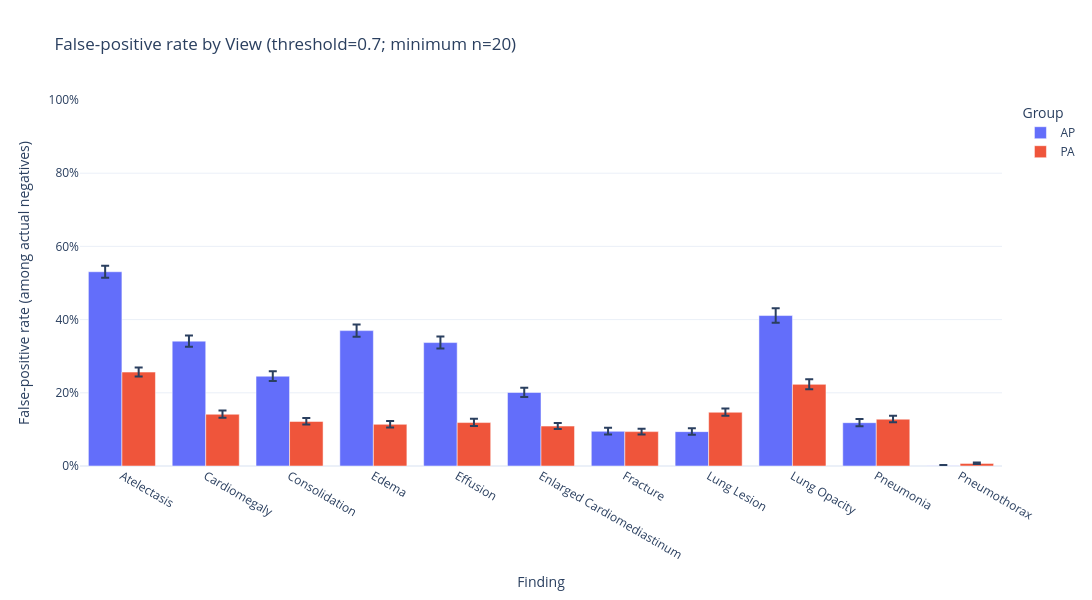
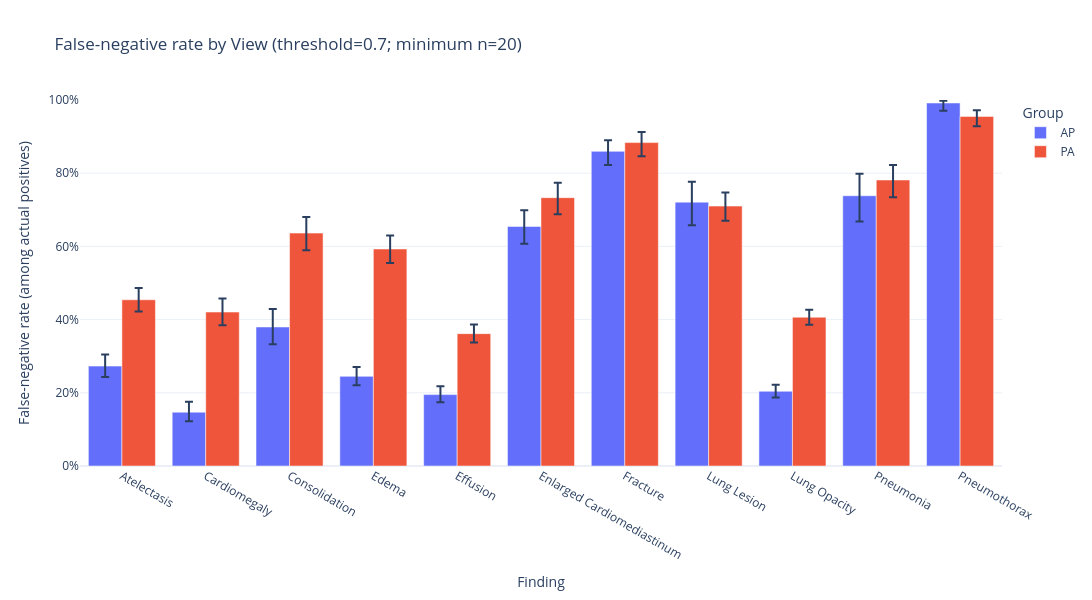
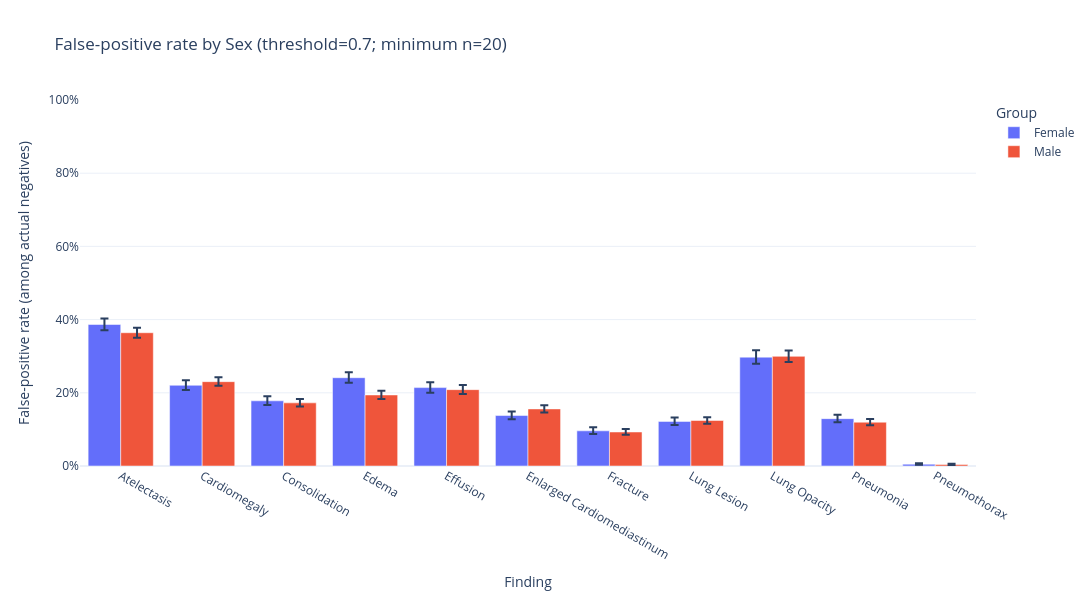
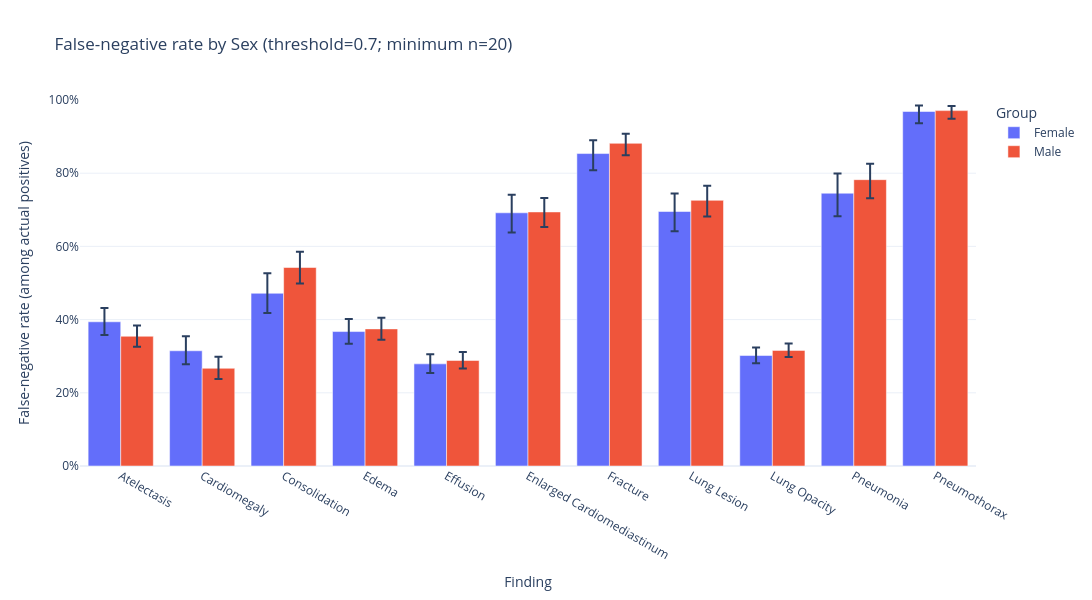

Notebook code for these charts, in order:
### Markdown cell above
### Rerun with threshold of 0.5

### Code cell
show_fp_fn_characteristics(0.5)

### Figure 1 — Plotly figure (JSON) as saved in the notebook; plotly's stock layout.template omitted (floating-point values rounded to 4 significant figures)
{"data": [{"alignmentgroup": "True", "customdata": [[4337.0, 3542.0, 1880.0, 0.5143, 0.5472], [4337.0, 3664.0, 1250.0, 0.326, 0.3567], [4337.0, 3950.0, 969.0, 0.2321, 0.259], [4337.0, 3206.0, 1186.0, 0.3534, 0.3868], [4337.0, 3081.0, 1039.0, 0.3207, 0.3541], [4337.0, 3923.0, 788.0, 0.1886, 0.2137], [4337.0, 3938.0, 373.0, 0.08596, 0.1043], [4337.0, 4122.0, 387.0, 0.08536, 0.1032], [4337.0, 2333.0, 959.0, 0.3913, 0.4312], [4337.0, 4165.0, 493.0, 0.1089, 0.1285], [4337.0, 4092.0, 4.0, 0.0003802, 0.002511]], "error_y": {"array": [0.01639, 0.01551, 0.01366, 0.01686, 0.01689, 0.01283, 0.009545, 0.009286, 0.0201, 0.01016, 0.001533], "arrayminus": [0.01646, 0.01518, 0.01317, 0.01655, 0.01648, 0.01224, 0.008755, 0.00853, 0.0198, 0.009461, 0.0005973]}, "hovertemplate": "Group=AP<br>Finding=%{x}<br>False-positive rate (among actual negatives)=%{y}<br>N_images=%{customdata[0]}<br>N_actual_negative=%{customdata[1]}<br>FP=%{customdata[2]}<br>FP_CI_low=%{customdata[3]}<br>FP_CI_high=%{customdata[4]}<extra></extra>", "legendgroup": "AP", "marker": {"color": "#636efa", "pattern": {"shape": ""}}, "name": "AP", "offsetgroup": "AP", "orientation": "v", "showlegend": true, "textposition": "auto", "type": "bar", "x": ["Atelectasis", "Cardiomegaly", "Consolidation", "Edema", "Effusion", "Enlarged Cardiomediastinum", "Fracture", "Lung Lesion", "Lung Opacity", "Pneumonia", "Pneumothorax"], "xaxis": "x", "y": [0.5308, 0.3412, 0.2453, 0.3699, 0.3372, 0.2009, 0.09472, 0.09389, 0.4111, 0.1184, 0.0009775], "yaxis": "y"}, {"alignmentgroup": "True", "customdata": [[5663.0, 4747.0, 1218.0, 0.2444, 0.2692], [5663.0, 4964.0, 702.0, 0.132, 0.1514], [5663.0, 5234.0, 637.0, 0.1131, 0.1308], [5663.0, 5017.0, 571.0, 0.1053, 0.1229], [5663.0, 4214.0, 500.0, 0.1092, 0.1288], [5663.0, 5262.0, 574.0, 0.1009, 0.1178], [5663.0, 5302.0, 498.0, 0.08637, 0.1021], [5663.0, 5142.0, 755.0, 0.1374, 0.1568], [5663.0, 3466.0, 773.0, 0.2095, 0.2372], [5663.0, 5329.0, 682.0, 0.1193, 0.1372], [5663.0, 5306.0, 38.0, 0.005222, 0.009814]], "error_y": {"array": [0.01262, 0.009971, 0.009136, 0.009085, 0.01011, 0.00871, 0.008149, 0.009938, 0.01416, 0.009238, 0.002653], "arrayminus": [0.01222, 0.009416, 0.008581, 0.008494, 0.009418, 0.00814, 0.007561, 0.009411, 0.01355, 0.008702, 0.001939]}, "hovertemplate": "Group=PA<br>Finding=%{x}<br>False-positive rate (among actual negatives)=%{y}<br>N_images=%{customdata[0]}<br>N_actual_negative=%{customdata[1]}<br>FP=%{customdata[2]}<br>FP_CI_low=%{customdata[3]}<br>FP_CI_high=%{customdata[4]}<extra></extra>", "legendgroup": "PA", "marker": {"color": "#EF553B", "pattern": {"shape": ""}}, "name": "PA", "offsetgroup": "PA", "orientation": "v", "showlegend": true, "textposition": "auto", "type": "bar", "x": ["Atelectasis", "Cardiomegaly", "Consolidation", "Edema", "Effusion", "Enlarged Cardiomediastinum", "Fracture", "Lung Lesion", "Lung Opacity", "Pneumonia", "Pneumothorax"], "xaxis": "x", "y": [0.2566, 0.1414, 0.1217, 0.1138, 0.1187, 0.1091, 0.09393, 0.1468, 0.223, 0.128, 0.007162], "yaxis": "y"}], "layout": {"barmode": "group", "height": 600, "legend": {"title": {"text": "Group"}, "tracegroupgap": 0}, "title": {"text": "False-positive rate by View (threshold=0.7; minimum n=20)"}, "width": 1250, "xaxis": {"anchor": "y", "domain": [0, 1], "title": {"text": "Finding"}}, "yaxis": {"anchor": "x", "domain": [0, 1], "range": [0, 1], "tickformat": ".0%", "title": {"text": "False-positive rate (among actual negatives)"}}}}

### Figure 2 — Plotly figure (JSON) as saved in the notebook; plotly's stock layout.template omitted (floating-point values rounded to 4 significant figures)
{"data": [{"alignmentgroup": "True", "customdata": [[4337.0, 795.0, 217.0, 0.2431, 0.305], [4337.0, 673.0, 99.0, 0.1223, 0.1759], [4337.0, 387.0, 147.0, 0.3329, 0.4292], [4337.0, 1131.0, 277.0, 0.2207, 0.2708], [4337.0, 1256.0, 245.0, 0.1741, 0.2179], [4337.0, 414.0, 271.0, 0.6076, 0.6988], [4337.0, 399.0, 343.0, 0.8221, 0.8903], [4337.0, 215.0, 155.0, 0.6575, 0.7766], [4337.0, 2004.0, 409.0, 0.187, 0.2223], [4337.0, 172.0, 127.0, 0.668, 0.7983], [4337.0, 245.0, 243.0, 0.9707, 0.9978]], "error_y": {"array": [0.032, 0.02876, 0.04931, 0.0259, 0.02283, 0.04419, 0.03066, 0.05568, 0.0182, 0.05997, 0.005922], "arrayminus": [0.02982, 0.02476, 0.04695, 0.02417, 0.02097, 0.04704, 0.03752, 0.06343, 0.01707, 0.07038, 0.02111]}, "hovertemplate": "Group=AP<br>Finding=%{x}<br>False-negative rate (among actual positives)=%{y}<br>N_images=%{customdata[0]}<br>N_actual_positive=%{customdata[1]}<br>FN=%{customdata[2]}<br>FN_CI_low=%{customdata[3]}<br>FN_CI_high=%{customdata[4]}<extra></extra>", "legendgroup": "AP", "marker": {"color": "#636efa", "pattern": {"shape": ""}}, "name": "AP", "offsetgroup": "AP", "orientation": "v", "showlegend": true, "textposition": "auto", "type": "bar", "x": ["Atelectasis", "Cardiomegaly", "Consolidation", "Edema", "Effusion", "Enlarged Cardiomediastinum", "Fracture", "Lung Lesion", "Lung Opacity", "Pneumonia", "Pneumothorax"], "xaxis": "x", "y": [0.273, 0.1471, 0.3798, 0.2449, 0.1951, 0.6546, 0.8596, 0.7209, 0.2041, 0.7384, 0.9918], "yaxis": "y"}, {"alignmentgroup": "True", "customdata": [[5663.0, 916.0, 416.0, 0.4222, 0.4865], [5663.0, 699.0, 294.0, 0.3845, 0.4575], [5663.0, 429.0, 273.0, 0.5898, 0.6805], [5663.0, 646.0, 383.0, 0.5546, 0.6301], [5663.0, 1449.0, 524.0, 0.3373, 0.3867], [5663.0, 401.0, 294.0, 0.6878, 0.7741], [5663.0, 361.0, 319.0, 0.8465, 0.9128], [5663.0, 521.0, 370.0, 0.6698, 0.7475], [5663.0, 2197.0, 893.0, 0.3861, 0.4271], [5663.0, 334.0, 261.0, 0.7341, 0.8224], [5663.0, 357.0, 341.0, 0.9284, 0.9722]], "error_y": {"array": [0.03237, 0.03693, 0.04412, 0.03723, 0.02508, 0.04093, 0.02911, 0.03731, 0.02068, 0.04098, 0.01705], "arrayminus": [0.03199, 0.03607, 0.04655, 0.03833, 0.02434, 0.04536, 0.03719, 0.04038, 0.02036, 0.04739, 0.02674]}, "hovertemplate": "Group=PA<br>Finding=%{x}<br>False-negative rate (among actual positives)=%{y}<br>N_images=%{customdata[0]}<br>N_actual_positive=%{customdata[1]}<br>FN=%{customdata[2]}<br>FN_CI_low=%{customdata[3]}<br>FN_CI_high=%{customdata[4]}<extra></extra>", "legendgroup": "PA", "marker": {"color": "#EF553B", "pattern": {"shape": ""}}, "name": "PA", "offsetgroup": "PA", "orientation": "v", "showlegend": true, "textposition": "auto", "type": "bar", "x": ["Atelectasis", "Cardiomegaly", "Consolidation", "Edema", "Effusion", "Enlarged Cardiomediastinum", "Fracture", "Lung Lesion", "Lung Opacity", "Pneumonia", "Pneumothorax"], "xaxis": "x", "y": [0.4541, 0.4206, 0.6364, 0.5929, 0.3616, 0.7332, 0.8837, 0.7102, 0.4065, 0.7814, 0.9552], "yaxis": "y"}], "layout": {"barmode": "group", "height": 600, "legend": {"title": {"text": "Group"}, "tracegroupgap": 0}, "title": {"text": "False-negative rate by View (threshold=0.7; minimum n=20)"}, "width": 1250, "xaxis": {"anchor": "y", "domain": [0, 1], "title": {"text": "Finding"}}, "yaxis": {"anchor": "x", "domain": [0, 1], "range": [0, 1], "tickformat": ".0%", "title": {"text": "False-negative rate (among actual positives)"}}}}

### Figure 3 — Plotly figure (JSON) as saved in the notebook; plotly's stock layout.template omitted (floating-point values rounded to 4 significant figures)
{"data": [{"alignmentgroup": "True", "customdata": [[4200.0, 3530.0, 1365.0, 0.3708, 0.4029], [4200.0, 3641.0, 803.0, 0.2074, 0.2343], [4200.0, 3880.0, 691.0, 0.1664, 0.1904], [4200.0, 3416.0, 824.0, 0.2272, 0.2559], [4200.0, 3039.0, 651.0, 0.2, 0.2292], [4200.0, 3895.0, 537.0, 0.1274, 0.1491], [4200.0, 3913.0, 376.0, 0.08725, 0.1057], [4200.0, 3898.0, 475.0, 0.112, 0.1325], [4200.0, 2421.0, 720.0, 0.2795, 0.3159], [4200.0, 3988.0, 516.0, 0.1193, 0.1402], [4200.0, 3977.0, 20.0, 0.003258, 0.007755]], "error_y": {"array": [0.01618, 0.01376, 0.01236, 0.01463, 0.01494, 0.01118, 0.009634, 0.01064, 0.01852, 0.01077, 0.002726], "arrayminus": [0.01593, 0.01317, 0.01172, 0.01405, 0.01422, 0.01047, 0.008842, 0.009899, 0.01788, 0.01006, 0.001771]}, "hovertemplate": "Group=Female<br>Finding=%{x}<br>False-positive rate (among actual negatives)=%{y}<br>N_images=%{customdata[0]}<br>N_actual_negative=%{customdata[1]}<br>FP=%{customdata[2]}<br>FP_CI_low=%{customdata[3]}<br>FP_CI_high=%{customdata[4]}<extra></extra>", "legendgroup": "Female", "marker": {"color": "#636efa", "pattern": {"shape": ""}}, "name": "Female", "offsetgroup": "Female", "orientation": "v", "showlegend": true, "textposition": "auto", "type": "bar", "x": ["Atelectasis", "Cardiomegaly", "Consolidation", "Edema", "Effusion", "Enlarged Cardiomediastinum", "Fracture", "Lung Lesion", "Lung Opacity", "Pneumonia", "Pneumothorax"], "xaxis": "x", "y": [0.3867, 0.2205, 0.1781, 0.2412, 0.2142, 0.1379, 0.09609, 0.1219, 0.2974, 0.1294, 0.005029], "yaxis": "y"}, {"alignmentgroup": "True", "customdata": [[5800.0, 4759.0, 1733.0, 0.3506, 0.3779], [5800.0, 4987.0, 1149.0, 0.2189, 0.2423], [5800.0, 5304.0, 915.0, 0.1626, 0.1829], [5800.0, 4807.0, 933.0, 0.1832, 0.2055], [5800.0, 4256.0, 888.0, 0.1967, 0.2211], [5800.0, 5290.0, 825.0, 0.1464, 0.166], [5800.0, 5327.0, 495.0, 0.08542, 0.101], [5800.0, 5366.0, 667.0, 0.1157, 0.1334], [5800.0, 3378.0, 1012.0, 0.2844, 0.3153], [5800.0, 5506.0, 659.0, 0.1114, 0.1285], [5800.0, 5421.0, 22.0, 0.002682, 0.006137]], "error_y": {"array": [0.01378, 0.01189, 0.0104, 0.01142, 0.01247, 0.01003, 0.008093, 0.009097, 0.01567, 0.00884, 0.002079], "arrayminus": [0.01356, 0.01148, 0.00993, 0.01093, 0.01194, 0.009527, 0.007506, 0.00856, 0.01521, 0.00831, 0.001377]}, "hovertemplate": "Group=Male<br>Finding=%{x}<br>False-positive rate (among actual negatives)=%{y}<br>N_images=%{customdata[0]}<br>N_actual_negative=%{customdata[1]}<br>FP=%{customdata[2]}<br>FP_CI_low=%{customdata[3]}<br>FP_CI_high=%{customdata[4]}<extra></extra>", "legendgroup": "Male", "marker": {"color": "#EF553B", "pattern": {"shape": ""}}, "name": "Male", "offsetgroup": "Male", "orientation": "v", "showlegend": true, "textposition": "auto", "type": "bar", "x": ["Atelectasis", "Cardiomegaly", "Consolidation", "Edema", "Effusion", "Enlarged Cardiomediastinum", "Fracture", "Lung Lesion", "Lung Opacity", "Pneumonia", "Pneumothorax"], "xaxis": "x", "y": [0.3642, 0.2304, 0.1725, 0.1941, 0.2086, 0.156, 0.09292, 0.1243, 0.2996, 0.1197, 0.004058], "yaxis": "y"}], "layout": {"barmode": "group", "height": 600, "legend": {"title": {"text": "Group"}, "tracegroupgap": 0}, "title": {"text": "False-positive rate by Sex (threshold=0.7; minimum n=20)"}, "width": 1250, "xaxis": {"anchor": "y", "domain": [0, 1], "title": {"text": "Finding"}}, "yaxis": {"anchor": "x", "domain": [0, 1], "range": [0, 1], "tickformat": ".0%", "title": {"text": "False-positive rate (among actual negatives)"}}}}

### Figure 4 — Plotly figure (JSON) as saved in the notebook; plotly's stock layout.template omitted (floating-point values rounded to 4 significant figures)
{"data": [{"alignmentgroup": "True", "customdata": [[4200.0, 670.0, 264.0, 0.3577, 0.4315], [4200.0, 559.0, 176.0, 0.2777, 0.3545], [4200.0, 320.0, 151.0, 0.4178, 0.5266], [4200.0, 784.0, 288.0, 0.3343, 0.4017], [4200.0, 1161.0, 324.0, 0.254, 0.3056], [4200.0, 305.0, 211.0, 0.6379, 0.741], [4200.0, 287.0, 245.0, 0.8081, 0.8899], [4200.0, 302.0, 210.0, 0.6413, 0.7446], [4200.0, 1779.0, 537.0, 0.281, 0.3236], [4200.0, 212.0, 158.0, 0.6826, 0.7992], [4200.0, 223.0, 216.0, 0.9366, 0.9847]], "error_y": {"array": [0.0375, 0.03966, 0.05471, 0.03432, 0.0265, 0.04917, 0.03622, 0.04919, 0.02174, 0.05393, 0.0161], "arrayminus": [0.0363, 0.03713, 0.05404, 0.03302, 0.02504, 0.05394, 0.04556, 0.05409, 0.02089, 0.06266, 0.03198]}, "hovertemplate": "Group=Female<br>Finding=%{x}<br>False-negative rate (among actual positives)=%{y}<br>N_images=%{customdata[0]}<br>N_actual_positive=%{customdata[1]}<br>FN=%{customdata[2]}<br>FN_CI_low=%{customdata[3]}<br>FN_CI_high=%{customdata[4]}<extra></extra>", "legendgroup": "Female", "marker": {"color": "#636efa", "pattern": {"shape": ""}}, "name": "Female", "offsetgroup": "Female", "orientation": "v", "showlegend": true, "textposition": "auto", "type": "bar", "x": ["Atelectasis", "Cardiomegaly", "Consolidation", "Edema", "Effusion", "Enlarged Cardiomediastinum", "Fracture", "Lung Lesion", "Lung Opacity", "Pneumonia", "Pneumothorax"], "xaxis": "x", "y": [0.394, 0.3148, 0.4719, 0.3673, 0.2791, 0.6918, 0.8537, 0.6954, 0.3019, 0.7453, 0.9686], "yaxis": "y"}, {"alignmentgroup": "True", "customdata": [[5800.0, 1041.0, 369.0, 0.326, 0.384], [5800.0, 813.0, 217.0, 0.2377, 0.2984], [5800.0, 496.0, 269.0, 0.4983, 0.5857], [5800.0, 993.0, 372.0, 0.3451, 0.4052], [5800.0, 1544.0, 445.0, 0.2662, 0.3113], [5800.0, 510.0, 354.0, 0.6528, 0.7325], [5800.0, 473.0, 417.0, 0.8494, 0.9077], [5800.0, 434.0, 315.0, 0.682, 0.7657], [5800.0, 2422.0, 765.0, 0.2976, 0.3346], [5800.0, 294.0, 230.0, 0.7317, 0.8257], [5800.0, 379.0, 368.0, 0.9488, 0.9837]], "error_y": {"array": [0.02955, 0.03145, 0.04335, 0.03053, 0.0231, 0.03842, 0.02609, 0.03985, 0.01879, 0.04337, 0.01274], "arrayminus": [0.02848, 0.02926, 0.044, 0.02957, 0.02204, 0.04132, 0.03223, 0.04381, 0.01821, 0.05065, 0.02219]}, "hovertemplate": "Group=Male<br>Finding=%{x}<br>False-negative rate (among actual positives)=%{y}<br>N_images=%{customdata[0]}<br>N_actual_positive=%{customdata[1]}<br>FN=%{customdata[2]}<br>FN_CI_low=%{customdata[3]}<br>FN_CI_high=%{customdata[4]}<extra></extra>", "legendgroup": "Male", "marker": {"color": "#EF553B", "pattern": {"shape": ""}}, "name": "Male", "offsetgroup": "Male", "orientation": "v", "showlegend": true, "textposition": "auto", "type": "bar", "x": ["Atelectasis", "Cardiomegaly", "Consolidation", "Edema", "Effusion", "Enlarged Cardiomediastinum", "Fracture", "Lung Lesion", "Lung Opacity", "Pneumonia", "Pneumothorax"], "xaxis": "x", "y": [0.3545, 0.2669, 0.5423, 0.3746, 0.2882, 0.6941, 0.8816, 0.7258, 0.3159, 0.7823, 0.971], "yaxis": "y"}], "layout": {"barmode": "group", "height": 600, "legend": {"title": {"text": "Group"}, "tracegroupgap": 0}, "title": {"text": "False-negative rate by Sex (threshold=0.7; minimum n=20)"}, "width": 1250, "xaxis": {"anchor": "y", "domain": [0, 1], "title": {"text": "Finding"}}, "yaxis": {"anchor": "x", "domain": [0, 1], "range": [0, 1], "tickformat": ".0%", "title": {"text": "False-negative rate (among actual positives)"}}}}
